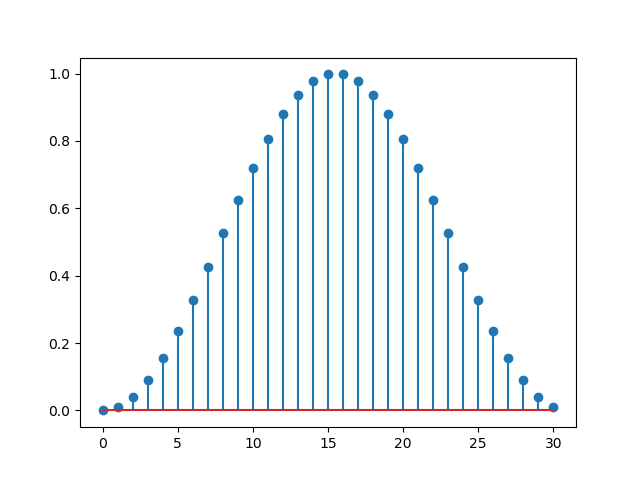

The Python source for this figure:
import numpy as np
import matplotlib.pyplot as plt
M=32
n=np.arange(0,M-1)
x1=np.cos(2*np.pi*n/(M-1))
w=0.5-0.5*x1
plt.stem(n,w)
plt.show()
